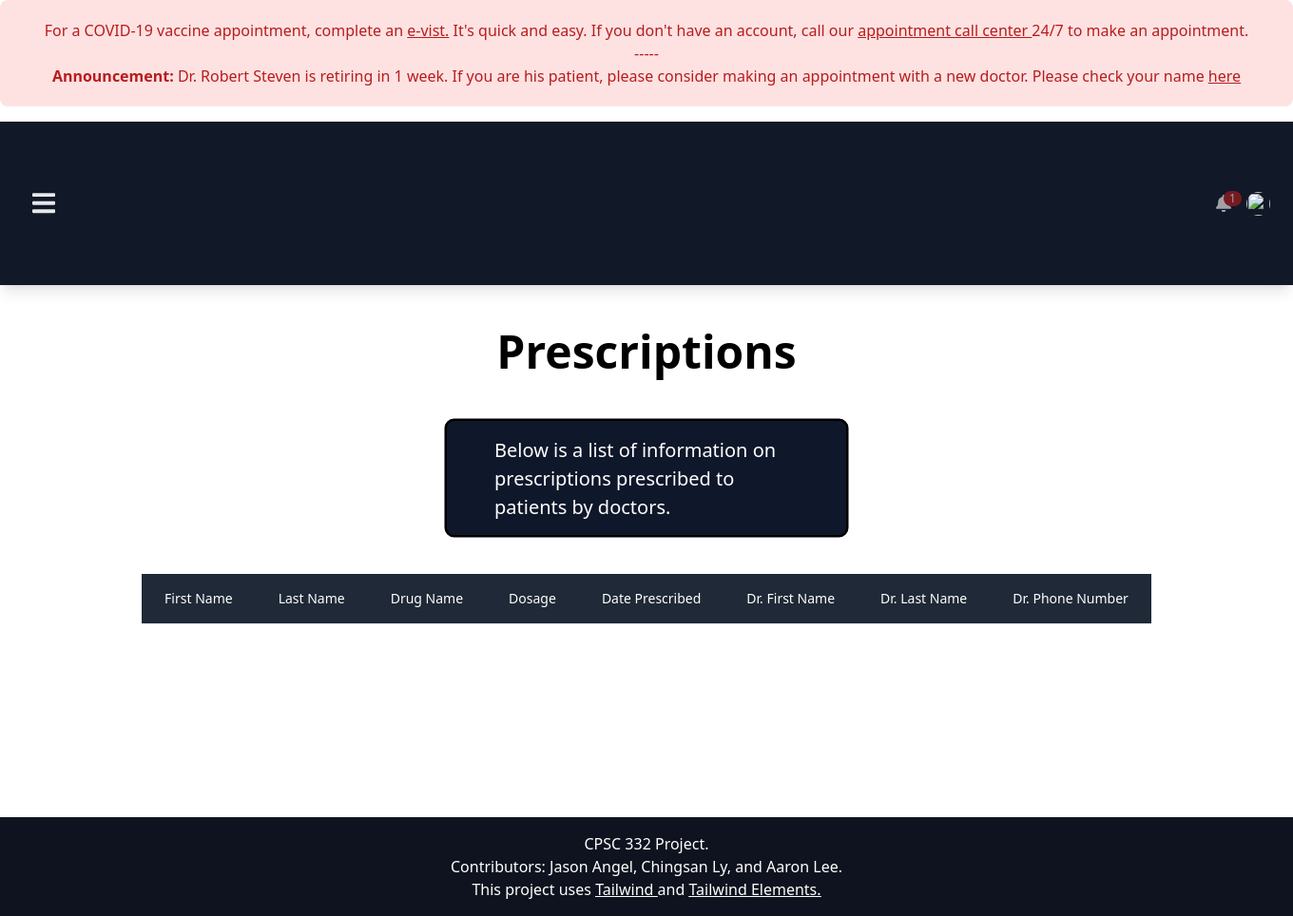
Before: /prescriptions.php with the older database file.
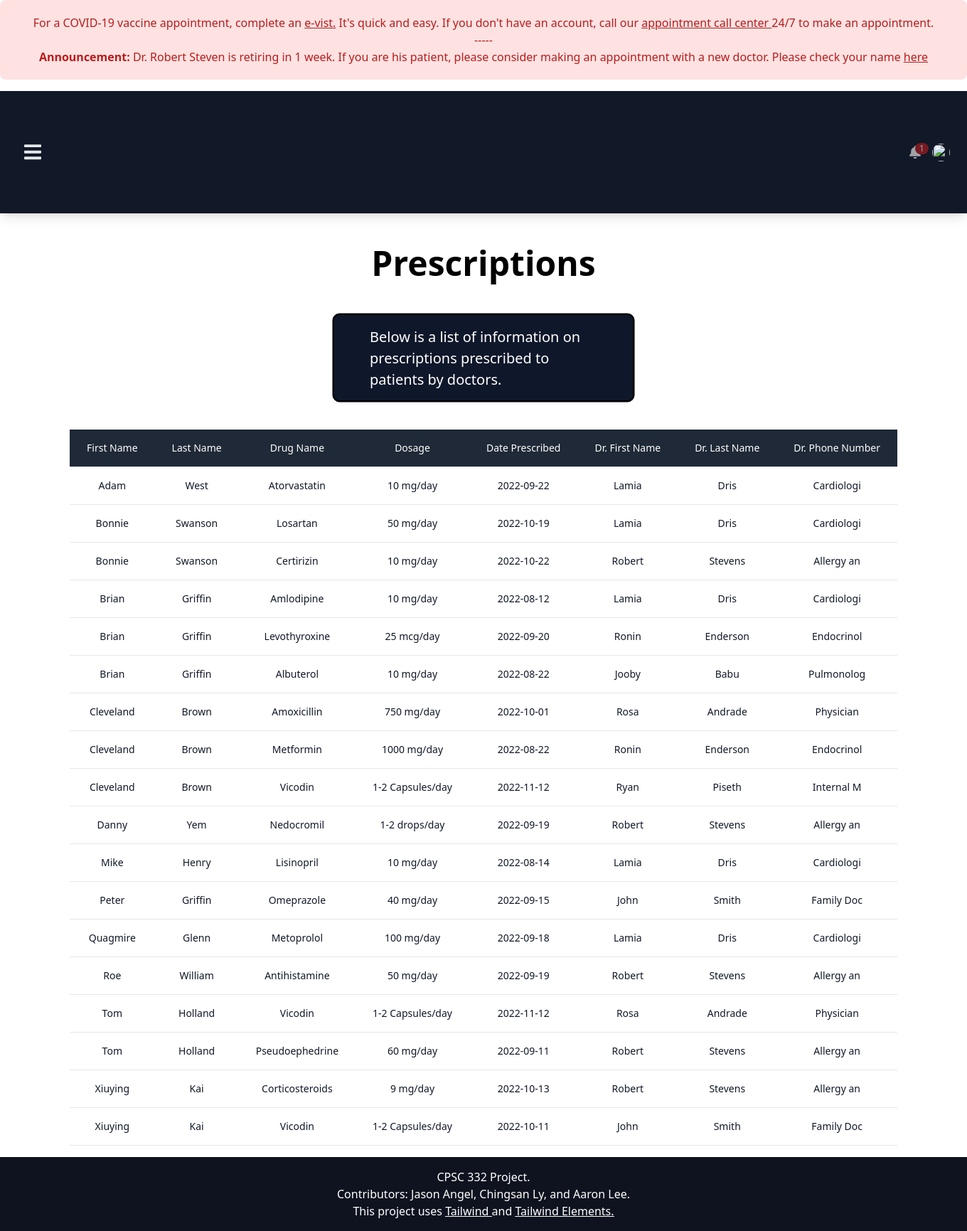
After: the same page with the newer database file.
### tables this page shows
CREATE TABLE Patient (
  SSN int NOT NULL,
  Last_Name varchar(50),
  PhoneNumber varchar(10),
  Street_Name varchar(50),
  Street_Number varchar(50),
  City varchar(50),
  State varchar(2),
  Zip_Code varchar(9),
  First_Name varchar(10),
  Insurance_ID varchar(15)
);

CREATE TABLE Prescription (
	Prescription_ID int NOT NULL,
    Drug_Name varchar(50),
    Dosage varchar(50),
    Number_Refill int,
    Date_Prescribed DATE,
    Most_Recent_Filling DATE,
    Prescribed_by varchar(50),
    Patient_SSN int NOT NULL,
    FOREIGN KEY (Patient_SSN) REFERENCES Patient(SSN)
    );

CREATE TABLE Drug (
	Drug_Name varchar(50) PRIMARY KEY,
    Dosage varchar(50)
    );

CREATE TABLE Doctor_Prescribe (
	Prescription_ID INT NOT NULL,
    Date_Prescribed DATE,
    Prescribed_by varchar(50),
    FOREIGN KEY (Prescribed_by) REFERENCES Doctor(DoctorID)
);

CREATE TABLE Doctor (
	DoctorID varchar(50),
    Last_Name varchar(50),
    First_Name varchar(50) UNIQUE,
    Phone_Number varchar(10),
    Specialty varchar(40),
    Salary varchar(40)
    
    );

### prescriptions.php (the view, shortened to what this page needs)
<!DOCTYPE html>
<html lang="en">
<?php include('header.php'); ?>
<main style="min-height: calc(100vh - 176px - 104px);">
    <h1 class="font-semibold leading-tight text-5xl mt-0 mb-2 text-grey-600 bold text-center mt-10">Prescriptions</h1>
    <div class="flex items-center justify-center mb-10 scale-125">
        <div class="border-2 border-black bg-slate-900 basis-3/12 text-white rounded-lg mt-10 px-10 py-3">
            <p>Below is a list of information on prescriptions prescribed to patients by doctors.</p>
        </div>
    </div>
    <?php
        $server = 'localhost';
        $username = 'root';
        $password = '';
        $database = 'docOffice';
        $connection = new mysqli($server, $username, $password, $database, 3306) or die("not connected");
        $sql = "select Patient.First_Name, Patient.Last_Name, Prescription.Drug_Name, Drug.Dosage, Doctor_Prescribe.Date_Prescribed, Doctor.First_Name as Dr_Fname, Doctor.Last_Name as Dr_Lname, Doctor.Phone_Number as Dr_PhoneNum
                    from Patient, Prescription, Doctor, Doctor_Prescribe, Drug
                    where Prescription.Patient_SSN = Patient.SSN and Doctor_Prescribe.Prescribed_by = Doctor.DoctorID
                    AND Prescription.Drug_Name = Drug.Drug_Name
                    AND Prescription.Prescription_ID = Doctor_Prescribe.Prescription_ID
                    order by Patient.First_Name asc";
        $result = mysqli_query($connection, $sql);
        print "<div class = 'flex items-center justify-center'>";
        print "<div class='flex flex-ol'>";
        print "<div class='overflow-x-auto sm:-mx-6 lg:-mx-8'>";
        print "<div class='py-4 inline-block min-w-full sm:px-6 lg:px-8'>";
        print "<div class='overflow-hidden'>";
        print "<table class='min-w-full text-center'>";
        print "<thead class='border-b bg-gray-800'>";
        print "<tr>";
        print "<th scope='col' class='text-sm font-medium text-white px-6 py-4'>";
        print "First Name";
        print "</th>";
        print "<th scope='col' class='text-sm font-medium text-white px-6 py-4'>";
        print "Last Name";
        print "</th>";
        print "<th scope='col' class='text-sm font-medium text-white px-6 py-4'>";
        print "Drug Name";
        print "</th>";
        print "<th scope='col' class='text-sm font-medium text-white px-6 py-4'>";
        print "Dosage";
        print "</th>";
        print "<th scope='col' class='text-sm font-medium text-white px-6 py-4'>";
        print "Date Prescribed";
        print "</th>";
        print "<th scope='col' class='text-sm font-medium text-white px-6 py-4'>";
        print "Dr. First Name";
        print "</th>";
        print "<th scope='col' class='text-sm font-medium text-white px-6 py-4'>";
        print "Dr. Last Name";
        print "</th>";
        print "<th scope='col' class='text-sm font-medium text-white px-6 py-4'>";
        print "Dr. Phone Number";
        print "</th>";
        print "</tr>";
        print "</thead class='border-b'>";
        print "<tbody>";
        while ($row = mysqli_fetch_array($result)) {
            print "<tr class='bg-white border-b'>";
            print "<td class='text-sm text-gray-900 font-light px-6 py-4 whitespace-nowrap'>$row[First_Name]</td>";
            print "<td class='text-sm text-gray-900 font-light px-6 py-4 whitespace-nowrap'>$row[Last_Name]</td>";
            print "<td class='text-sm text-gray-900 font-light px-6 py-4 whitespace-nowrap'>$row[Drug_Name]</td>";
            print "<td class='text-sm text-gray-900 font-light px-6 py-4 whitespace-nowrap'>$row[Dosage]</td>";
            print "<td class='text-sm text-gray-900 font-light px-6 py-4 whitespace-nowrap'>$row[Date_Prescribed]</td>";
            print "<td class='text-sm text-gray-900 font-light px-6 py-4 whitespace-nowrap'>$row[Dr_Fname]</td>";
            print "<td class='text-sm text-gray-900 font-light px-6 py-4 whitespace-nowrap'>$row[Dr_Lname]</td>";
            print "<td class='text-sm text-gray-900 font-light px-6 py-4 whitespace-nowrap'>$row[Dr_PhoneNum]</td>";
            print "</tr class='bg-white border-b'>";
        }
        print "</tbody>";
        print "</table>";
        print "</div>";
        print "</div>";
        print "</div>";
        print "</div>";
        print "</div>";
    ?>
</main>
<?php include('footer.php'); ?>
</html>

Changed rows visible on the page:
now on this page (row edited): patient: First_Name "Adam", Last_Name "West", prescription.Drug_Name "Atorvastatin", drug.Dosage "10 mg/day", doctor_prescribe.Date_Prescribed "2022-09-22", doctor.First_Name "Lamia", doctor.Last_Name "Dris", doctor.Phone_Number "Cardiologi"
now on this page (row edited): patient: First_Name "Bonnie", Last_Name "Swanson", prescription.Drug_Name "Losartan", drug.Dosage "50 mg/day", doctor_prescribe.Date_Prescribed "2022-10-19", doctor.First_Name "Lamia", doctor.Last_Name "Dris", doctor.Phone_Number "Cardiologi", prescription.Drug_Name "Certirizin", drug.Dosage "10 mg/day", doctor_prescribe.Date_Prescribed "2022-10-22", doctor.First_Name "Robert", doctor.Last_Name "Stevens", doctor.Phone_Number "Allergy an"
now on this page (row edited): patient: First_Name "Brian", Last_Name "Griffin", prescription.Drug_Name "Amlodipine", drug.Dosage "10 mg/day", doctor_prescribe.Date_Prescribed "2022-08-12", doctor.First_Name "Lamia", doctor.Last_Name "Dris", doctor.Phone_Number "Cardiologi", prescription.Drug_Name "Levothyroxine", drug.Dosage "25 mcg/day", doctor_prescribe.Date_Prescribed "2022-09-20", doctor.First_Name "Ronin", doctor.Last_Name "Enderson", doctor.Phone_Number "Endocrinol", prescription.Drug_Name "Albuterol", doctor_prescribe.Date_Prescribed "2022-08-22", doctor.First_Name "Jooby", doctor.Last_Name "Babu", doctor.Phone_Number "Pulmonolog"
now on this page (row edited): patient: First_Name "Cleveland", Last_Name "Brown", prescription.Drug_Name "Amoxicillin", drug.Dosage "750 mg/day", doctor_prescribe.Date_Prescribed "2022-10-01", doctor.First_Name "Rosa", doctor.Last_Name "Andrade", doctor.Phone_Number "Physician", prescription.Drug_Name "Metformin", drug.Dosage "1000 mg/day", doctor_prescribe.Date_Prescribed "2022-08-22", doctor.First_Name "Ronin", doctor.Last_Name "Enderson", doctor.Phone_Number "Endocrinol", prescription.Drug_Name "Vicodin", drug.Dosage "1-2 Capsules/day", doctor_prescribe.Date_Prescribed "2022-11-12", doctor.First_Name "Ryan", doctor.Last_Name "Piseth", doctor.Phone_Number "Internal M"
now on this page (row edited): patient: First_Name "Danny", Last_Name "Yem", prescription.Drug_Name "Nedocromil", drug.Dosage "1-2 drops/day", doctor_prescribe.Date_Prescribed "2022-09-19", doctor.First_Name "Robert", doctor.Last_Name "Stevens", doctor.Phone_Number "Allergy an"
now on this page (row edited): patient: First_Name "Mike", Last_Name "Henry", prescription.Drug_Name "Lisinopril", drug.Dosage "10 mg/day", doctor_prescribe.Date_Prescribed "2022-08-14", doctor.First_Name "Lamia", doctor.Last_Name "Dris", doctor.Phone_Number "Cardiologi"
now on this page (row edited): patient: First_Name "Peter", Last_Name "Griffin", prescription.Drug_Name "Omeprazole", drug.Dosage "40 mg/day", doctor_prescribe.Date_Prescribed "2022-09-15", doctor.First_Name "John", doctor.Last_Name "Smith", doctor.Phone_Number "Family Doc"
now on this page (row edited): patient: First_Name "Quagmire", Last_Name "Glenn", prescription.Drug_Name "Metoprolol", drug.Dosage "100 mg/day", doctor_prescribe.Date_Prescribed "2022-09-18", doctor.First_Name "Lamia", doctor.Last_Name "Dris", doctor.Phone_Number "Cardiologi"
now on this page (row edited): patient: First_Name "Roe", Last_Name "William", prescription.Drug_Name "Antihistamine", drug.Dosage "50 mg/day", doctor_prescribe.Date_Prescribed "2022-09-19", doctor.First_Name "Robert", doctor.Last_Name "Stevens", doctor.Phone_Number "Allergy an"
now on this page (row edited): patient: First_Name "Tom", Last_Name "Holland", prescription.Drug_Name "Vicodin", drug.Dosage "1-2 Capsules/day", doctor_prescribe.Date_Prescribed "2022-11-12", doctor.First_Name "Rosa", doctor.Last_Name "Andrade", doctor.Phone_Number "Physician", prescription.Drug_Name "Pseudoephedrine", drug.Dosage "60 mg/day", doctor_prescribe.Date_Prescribed "2022-09-11", doctor.First_Name "Robert", doctor.Last_Name "Stevens", doctor.Phone_Number "Allergy an"
now on this page (row edited): patient: First_Name "Xiuying", Last_Name "Kai", prescription.Drug_Name "Corticosteroids", drug.Dosage "9 mg/day", doctor_prescribe.Date_Prescribed "2022-10-13", doctor.First_Name "Robert", doctor.Last_Name "Stevens", doctor.Phone_Number "Allergy an", prescription.Drug_Name "Vicodin", drug.Dosage "1-2 Capsules/day", doctor_prescribe.Date_Prescribed "2022-10-11", doctor.First_Name "John", doctor.Last_Name "Smith", doctor.Phone_Number "Family Doc"
